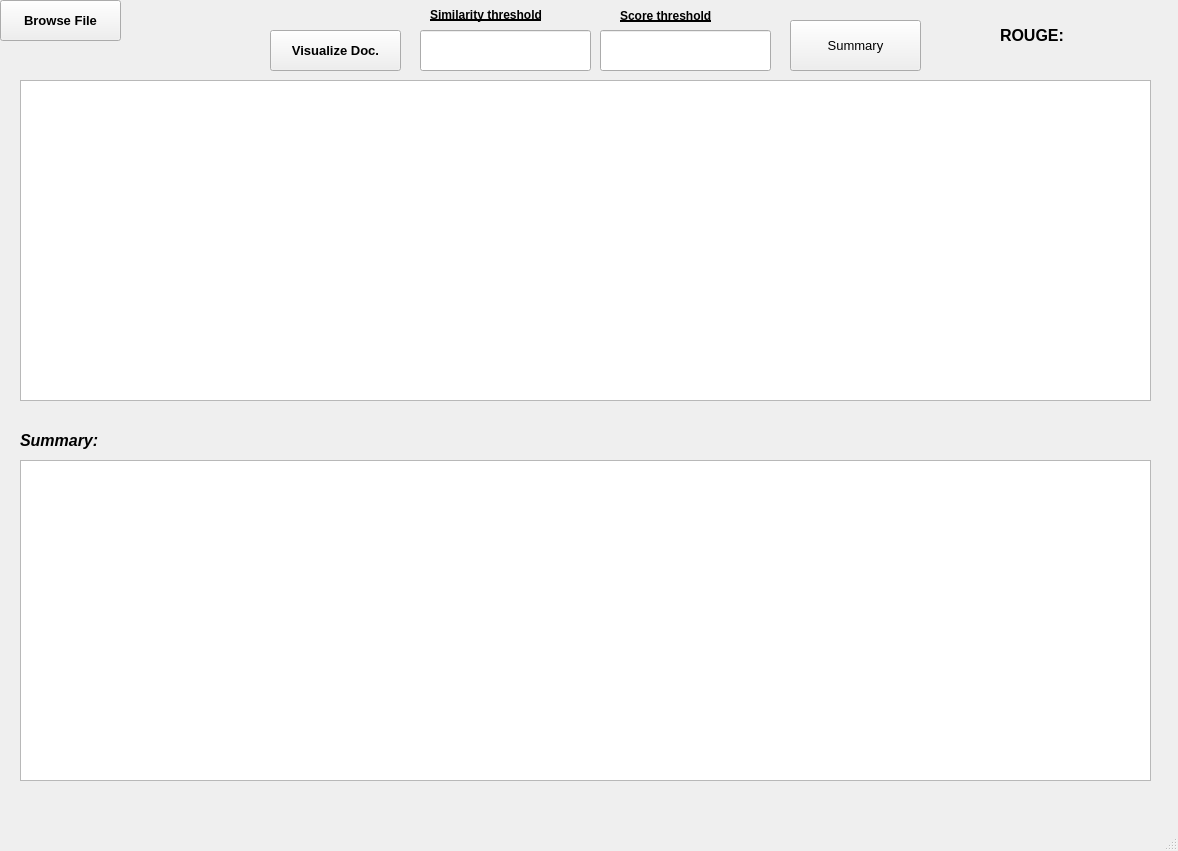
<?xml version="1.0" encoding="UTF-8"?>
<ui version="4.0">
 <class>MainWindow</class>
 <widget class="QMainWindow" name="MainWindow">
  <property name="geometry">
   <rect>
    <x>0</x>
    <y>0</y>
    <width>1178</width>
    <height>851</height>
   </rect>
  </property>
  <property name="font">
   <font>
    <weight>75</weight>
    <bold>true</bold>
    <underline>false</underline>
    <strikeout>false</strikeout>
    <kerning>true</kerning>
   </font>
  </property>
  <property name="windowTitle">
   <string>MainWindow</string>
  </property>
  <property name="styleSheet">
   <string notr="true">#C0BBFE</string>
  </property>
  <widget class="QWidget" name="centralwidget">
   <widget class="QPushButton" name="pushButton_browsefile">
    <property name="geometry">
     <rect>
      <x>0</x>
      <y>0</y>
      <width>121</width>
      <height>41</height>
     </rect>
    </property>
    <property name="font">
     <font>
      <pointsize>10</pointsize>
     </font>
    </property>
    <property name="text">
     <string>Browse File</string>
    </property>
   </widget>
   <widget class="QTextBrowser" name="textBrowseFile">
    <property name="geometry">
     <rect>
      <x>20</x>
      <y>80</y>
      <width>1131</width>
      <height>321</height>
     </rect>
    </property>
    <property name="font">
     <font>
      <pointsize>9</pointsize>
     </font>
    </property>
   </widget>
   <widget class="QPushButton" name="pushButton_visualize">
    <property name="geometry">
     <rect>
      <x>270</x>
      <y>30</y>
      <width>131</width>
      <height>41</height>
     </rect>
    </property>
    <property name="font">
     <font>
      <pointsize>10</pointsize>
     </font>
    </property>
    <property name="text">
     <string>Visualize Doc.</string>
    </property>
   </widget>
   <widget class="QLineEdit" name="lineEdit_similarityTh">
    <property name="geometry">
     <rect>
      <x>420</x>
      <y>30</y>
      <width>171</width>
      <height>41</height>
     </rect>
    </property>
    <property name="font">
     <font>
      <pointsize>9</pointsize>
      <underline>false</underline>
      <strikeout>false</strikeout>
     </font>
    </property>
    <property name="tabletTracking">
     <bool>false</bool>
    </property>
    <property name="text">
     <string/>
    </property>
   </widget>
   <widget class="QLabel" name="label">
    <property name="geometry">
     <rect>
      <x>430</x>
      <y>-1</y>
      <width>161</width>
      <height>31</height>
     </rect>
    </property>
    <property name="font">
     <font>
      <pointsize>9</pointsize>
      <weight>75</weight>
      <bold>true</bold>
      <underline>true</underline>
     </font>
    </property>
    <property name="text">
     <string>Similarity threshold</string>
    </property>
   </widget>
   <widget class="QLineEdit" name="lineEdit_scoreTh">
    <property name="geometry">
     <rect>
      <x>600</x>
      <y>30</y>
      <width>171</width>
      <height>41</height>
     </rect>
    </property>
    <property name="font">
     <font>
      <pointsize>9</pointsize>
     </font>
    </property>
    <property name="text">
     <string/>
    </property>
   </widget>
   <widget class="QLabel" name="label_2">
    <property name="geometry">
     <rect>
      <x>620</x>
      <y>5</y>
      <width>131</width>
      <height>21</height>
     </rect>
    </property>
    <property name="font">
     <font>
      <pointsize>9</pointsize>
      <weight>75</weight>
      <bold>true</bold>
      <underline>true</underline>
     </font>
    </property>
    <property name="text">
     <string>Score threshold</string>
    </property>
   </widget>
   <widget class="QTextBrowser" name="textBrowseFile_summary">
    <property name="geometry">
     <rect>
      <x>20</x>
      <y>460</y>
      <width>1131</width>
      <height>321</height>
     </rect>
    </property>
    <property name="font">
     <font>
      <pointsize>9</pointsize>
     </font>
    </property>
   </widget>
   <widget class="QPushButton" name="pushButton_summary">
    <property name="geometry">
     <rect>
      <x>790</x>
      <y>20</y>
      <width>131</width>
      <height>51</height>
     </rect>
    </property>
    <property name="font">
     <font>
      <pointsize>10</pointsize>
      <weight>50</weight>
      <bold>false</bold>
     </font>
    </property>
    <property name="text">
     <string>Summary</string>
    </property>
   </widget>
   <widget class="QLabel" name="label_3">
    <property name="geometry">
     <rect>
      <x>20</x>
      <y>430</y>
      <width>121</width>
      <height>20</height>
     </rect>
    </property>
    <property name="font">
     <font>
      <pointsize>12</pointsize>
      <weight>75</weight>
      <italic>true</italic>
      <bold>true</bold>
     </font>
    </property>
    <property name="text">
     <string>Summary:</string>
    </property>
   </widget>
   <widget class="QLabel" name="label_4">
    <property name="geometry">
     <rect>
      <x>1000</x>
      <y>20</y>
      <width>81</width>
      <height>31</height>
     </rect>
    </property>
    <property name="font">
     <font>
      <pointsize>12</pointsize>
     </font>
    </property>
    <property name="text">
     <string>ROUGE:</string>
    </property>
   </widget>
   <widget class="QLabel" name="label_rouge">
    <property name="geometry">
     <rect>
      <x>1080</x>
      <y>10</y>
      <width>55</width>
      <height>51</height>
     </rect>
    </property>
    <property name="font">
     <font>
      <pointsize>20</pointsize>
     </font>
    </property>
    <property name="text">
     <string/>
    </property>
   </widget>
  </widget>
  <widget class="QMenuBar" name="menubar">
   <property name="geometry">
    <rect>
     <x>0</x>
     <y>0</y>
     <width>1178</width>
     <height>26</height>
    </rect>
   </property>
  </widget>
  <widget class="QStatusBar" name="statusbar"/>
 </widget>
 <resources/>
 <connections/>
</ui>
